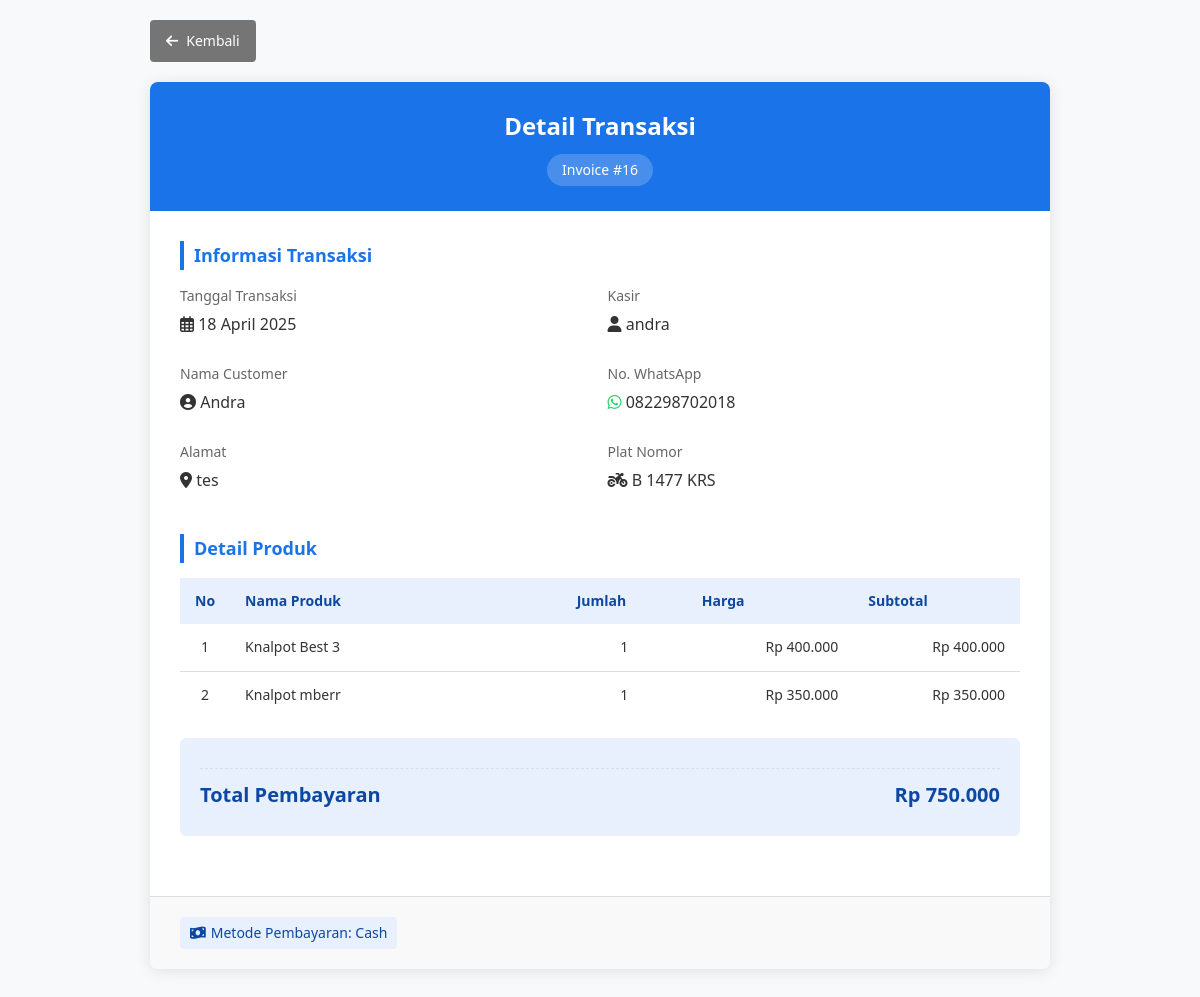
/Admin/detail_transaksi.php?id=16, run on the app's committed database.
### tables this page shows
CREATE TABLE `transaksi` (
  `id` int(11) NOT NULL,
  `tanggal` date NOT NULL,
  `total` decimal(10,2) NOT NULL,
  `jumlah_bayar` decimal(10,2) DEFAULT 0.00,
  `hutang` decimal(10,2) DEFAULT 0.00,
  `status_hutang` tinyint(1) DEFAULT 0,
  `kembalian` decimal(10,2) DEFAULT 0.00,
  `kasir` varchar(25) NOT NULL,
  `nama_customer` varchar(100) NOT NULL,
  `no_whatsapp` varchar(20) NOT NULL,
  `alamat` text NOT NULL,
  `plat_nomor_motor` varchar(20) NOT NULL,
  `metode_pembayaran` enum('Cash','Transfer') NOT NULL,
  `pendapatan` decimal(15,2) DEFAULT 0.00
);

CREATE TABLE `transaksi_detail` (
  `id` int(11) NOT NULL,
  `transaksi_id` int(11) NOT NULL,
  `produk_id` int(11) DEFAULT NULL,
  `nama_produk_manual` varchar(255) DEFAULT NULL,
  `jumlah` int(11) NOT NULL,
  `harga_satuan` decimal(10,2) NOT NULL,
  `subtotal` decimal(10,2) NOT NULL
);

CREATE TABLE `produk` (
  `id` int(11) NOT NULL,
  `nama` varchar(50) NOT NULL,
  `harga_beli` decimal(10,2) DEFAULT NULL,
  `harga_jual` decimal(10,2) NOT NULL,
  `stok` int(11) NOT NULL,
  `kategori_id` int(11) DEFAULT NULL,
  `hutang_sparepart` enum('Hutang','Cash') DEFAULT 'Cash',
  `nominal_hutang` decimal(10,2) DEFAULT 0.00
);

### Admin/detail_transaksi.php (the view, shortened to what this page needs)
<?php
include '../config.php';
$id = intval($_GET['id']);
$transaksiQuery = $conn->query("SELECT * FROM transaksi WHERE id = $id");
$transaksi = $transaksiQuery->fetch_assoc();
$detailQuery = $conn->query("
    SELECT td.*, p.nama AS nama_produk
    FROM transaksi_detail td
    JOIN produk p ON td.produk_id = p.id
    WHERE td.transaksi_id = $id
");
?>
<!DOCTYPE html>
<html lang="id">
<head>
    <link rel="stylesheet" href="https://cdnjs.cloudflare.com/ajax/libs/font-awesome/6.0.0/css/all.min.css">
</head>
<body>
    <div class="container">
        <a href="laporan.php" class="btn btn-secondary back-btn">
            <i class="fas fa-arrow-left"></i> Kembali
        </a>
        <div class="invoice-container">
            <div class="invoice-header">
                <h2>Detail Transaksi</h2>
                <div class="invoice-number">Invoice #<?= $id ?></div>
            </div>
            <div class="invoice-body">
                <div class="invoice-section">
                    <h3 class="section-title">Informasi Transaksi</h3>
                    <div class="customer-info">
                        <div class="info-item">
                            <span class="info-label">Tanggal Transaksi</span>
                            <span class="info-value">
                                <i class="far fa-calendar-alt"></i>
                                <?= date('d F Y', strtotime($transaksi['tanggal'])) ?>
                            </span>
                        </div>
                        <div class="info-item">
                            <span class="info-label">Kasir</span>
                            <span class="info-value">
                                <i class="fas fa-user"></i>
                                <?= $transaksi['kasir'] ?>
                            </span>
                        </div>
                        <div class="info-item">
                            <span class="info-label">Nama Customer</span>
                            <span class="info-value">
                                <i class="fas fa-user-circle"></i>
                                <?= htmlspecialchars($transaksi['nama_customer']) ?>
                            </span>
                        </div>
                        <div class="info-item">
                            <span class="info-label">No. WhatsApp</span>
                            <span class="info-value">
                                <i class="fab fa-whatsapp" style="color: #25D366;"></i>
                                <a href="https://wa.me/<?= preg_replace('/[^0-9]/', '', $transaksi['no_whatsapp']) ?>" target="_blank" style="color: inherit; text-decoration: none;">
                                    <?= $transaksi['no_whatsapp'] ?>
                                </a>
                            </span>
                        </div>
                        <div class="info-item">
                            <span class="info-label">Alamat</span>
                            <span class="info-value">
                                <i class="fas fa-map-marker-alt"></i>
                                <?= $transaksi['alamat'] ?>
                            </span>
                        </div>
                        <div class="info-item">
                            <span class="info-label">Plat Nomor</span>
                            <span class="info-value">
                                <i class="fas fa-motorcycle"></i>
                                <?= strtoupper($transaksi['plat_nomor_motor']) ?>
                            </span>
                        </div>
                    </div>
                </div>
                <div class="invoice-section">
                    <h3 class="section-title">Detail Produk</h3>
                    <table class="products-table">
                        <thead>
                            <tr>
                                <th width="5%">No</th>
                                <th width="40%">Nama Produk</th>
                                <th width="15%">Jumlah</th>
                                <th width="20%">Harga</th>
                                <th width="20%">Subtotal</th>
                            </tr>
                        </thead>
                        <tbody>
                            <?php
                            $no = 1;
                            if ($detailQuery->num_rows > 0):
                                while ($row = $detailQuery->fetch_assoc()):
                            ?>
                            <tr>
                                <td class="text-center"><?= $no++ ?></td>
                                <td><?= $row['nama_produk'] ?></td>
                                <td class="text-center"><?= $row['jumlah'] ?></td>
                                <td class="text-right">Rp <?= number_format($row['harga_satuan'], 0, ',', '.') ?></td>
                                <td class="text-right">Rp <?= number_format($row['subtotal'], 0, ',', '.') ?></td>
                            </tr>
                            <?php
                                endwhile;
                            else:
                            ?>
                            <tr>
                                <td colspan="5" class="text-center">Tidak ada data produk</td>
                            </tr>
                            <?php endif; ?>
                        </tbody>
                    </table>
                    <div class="summary-section">
                        <div class="summary-row total-row">
                            <span>Total Pembayaran</span>
                            <span>Rp <?= number_format($transaksi['total'], 0, ',', '.') ?></span>
                        </div>
                    </div>
                </div>
            </div>
            <div class="invoice-footer">
                <div class="payment-info">
                    <div class="payment-badge">
                        <i class="fas fa-money-bill-wave"></i>
                        Metode Pembayaran: <?= $transaksi['metode_pembayaran'] ?? 'Cash' ?>
                    </div>
                </div>
            </div>
        </div>
    </div>
</body>
</html>

### Admin/detail_transaksi.php (style rules this page uses)
:root { --primary-color: #1a73e8; --primary-light: #e8f0fe; --primary-dark: #0d47a1; --secondary-color: #f5f5f5; --text-color: #333; --border-color: #ddd; --hover-color: #f5f9ff; --success-color: #388e3c; }
* { box-sizing: border-box; margin: 0; padding: 0; font-family: 'Segoe UI', Tahoma, Geneva, Verdana, sans-serif; }
body { background-color: #f8f9fa; color: var(--text-color); line-height: 1.6; padding: 20px; }
.container { max-width: 900px; margin: 0 auto; }
.btn { display: inline-flex; align-items: center; justify-content: center; padding: 10px 16px; background-color: var(--primary-color); color: white; border: none; border-radius: 4px; cursor: pointer; font-size: 14px; font-weight: 500; text-decoration: none; transition: all 0.2s ease; }
.btn i { margin-right: 8px; }
.btn-secondary { background-color: #757575; }
.back-btn { margin-bottom: 20px; }
.invoice-container { background-color: white; border-radius: 8px; box-shadow: 0 2px 15px rgba(0, 0, 0, 0.1); margin-bottom: 30px; overflow: hidden; }
.invoice-header { background-color: var(--primary-color); color: white; padding: 25px; text-align: center; position: relative; }
.invoice-header h2 { font-size: 24px; font-weight: 600; margin: 0; }
.invoice-number { background-color: rgba(255, 255, 255, 0.2); border-radius: 20px; padding: 5px 15px; font-size: 14px; margin-top: 8px; display: inline-block; }
.invoice-body { padding: 30px; }
.invoice-section { margin-bottom: 30px; }
.section-title { color: var(--primary-color); font-weight: 600; font-size: 18px; margin-bottom: 15px; border-left: 4px solid var(--primary-color); padding-left: 10px; }
.customer-info { display: grid; grid-template-columns: repeat(2, 1fr); gap: 15px; }
.info-item { margin-bottom: 10px; }
.info-label { font-weight: 500; color: #666; font-size: 14px; display: block; margin-bottom: 5px; }
.info-value { font-weight: 500; font-size: 16px; }
.products-table { width: 100%; border-collapse: collapse; margin-top: 15px; }
.products-table th { background-color: var(--primary-light); color: var(--primary-dark); font-weight: 600; text-align: left; padding: 12px 15px; font-size: 14px; }
.products-table td { padding: 12px 15px; border-bottom: 1px solid var(--border-color); font-size: 14px; }
.products-table tr:last-child td { border-bottom: none; }
.text-right { text-align: right; }
.text-center { text-align: center; }
.summary-section { background-color: var(--primary-light); padding: 20px; border-radius: 6px; margin-top: 20px; }
.summary-row { display: flex; justify-content: space-between; padding: 5px 0; font-size: 14px; }
.total-row { font-size: 20px; font-weight: 600; color: var(--primary-dark); padding-top: 10px; margin-top: 10px; border-top: 1px dashed var(--border-color); }
.invoice-footer { display: flex; justify-content: space-between; padding: 20px 30px; background-color: #f9f9f9; border-top: 1px solid var(--border-color); }
.payment-badge { display: inline-flex; align-items: center; background-color: var(--primary-light); color: var(--primary-dark); padding: 5px 10px; border-radius: 4px; font-size: 14px; font-weight: 500; }
.payment-badge i { margin-right: 5px; }

### data on the page
transaksi: tanggal "18 April 2025", kasir "andra", nama_customer "Andra", no_whatsapp "082298702018", alamat "tes", plat_nomor_motor "B 1477 KRS", total "750.000", metode_pembayaran "Cash"
transaksi_detail: produk.nama "Knalpot Best 3", jumlah "1", harga_satuan "400.000", subtotal "400.000"
transaksi_detail: produk.nama "Knalpot mberr", jumlah "1", harga_satuan "350.000", subtotal "350.000"

### other printed values
$id "16"
